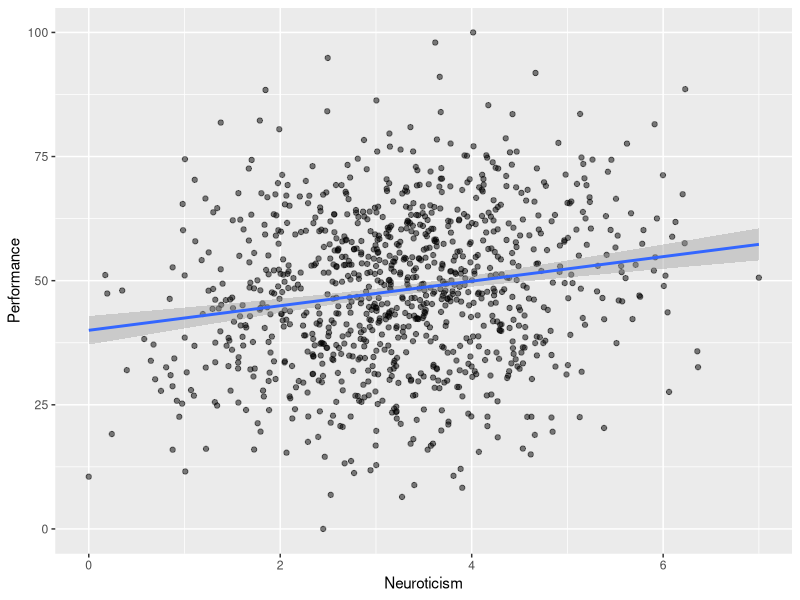
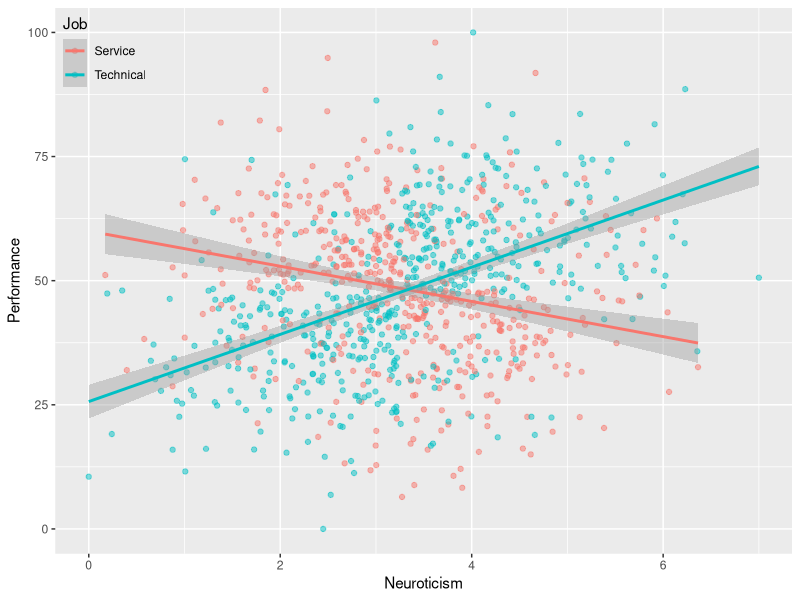

The R script that drew these images, in order:
library(dplyr)
library(ggplot2)
library(scales)
library(magrittr)
alpha = 0.5

set.seed(123)
n = 1000

Neuroticism = rnorm(n)
Performance = rnorm(n) + Neuroticism * 0.1

Performance = rescale(Performance, to = c(0, 100))
# summary(Performance)
Neuroticism = rescale(Neuroticism, to = c(0, 7))
# summary(Neuroticism)

data <- data.frame(
  Performance,
  Neuroticism
)

options = c("Technical","Service")
technical = 
  (data$Performance > mean(data$Performance) & 
     data$Neuroticism > mean(data$Neuroticism)) |
  (data$Performance < mean(data$Performance) & 
     data$Neuroticism < mean(data$Neuroticism))

data$Job[technical] <- sample(options, sum(technical), T, c(0.6, 0.2))
data$Job[is.na(data$Job)] <- sample(options, sum(is.na(data$Job)), T, c(0.2, 0.8))

p <- data %>% ggplot(aes(Neuroticism, Performance)) 
p + geom_point(alpha = alpha) + geom_smooth(method = 'lm')




p +
  geom_point(aes(col = Job), alpha = alpha) + 
  geom_smooth(aes(col = Job), method = 'lm') +
  theme(legend.background = element_rect(fill = "transparent"),
        legend.justification = c(0, 1),
        legend.position = c(0, 1))


